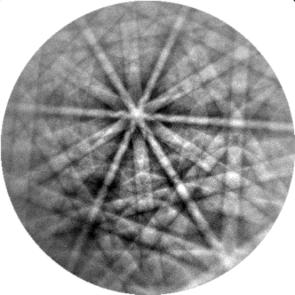
#> input picture patterns/1.png, 295 x 295 px
$ jupyter execute extract_kikuchi_lines.ipynb
#> lines starting #> are read from the running program, lines starting #| are printed output that depends on the picture; after the words box and inside, x2 and y2 are one past the last pixel; in counts of white or black regions, pixels touching at a corner belong together
# Extract Kikuchi Lines

[cell 1]
from pathlib import Path

import imageio.v2 as imageio
import matplotlib.pyplot as plt
import numpy as np
from scipy import ndimage as ndi
from skimage import draw, exposure, filters, morphology, transform

plt.rcParams["figure.figsize"] = (12, 6)

pattern_path = Path("patterns/1.png")
edge_margin = 8
background_sigma = 9.0
line_quantile = 0.80
min_object_size = 25
hough_threshold = 5
hough_line_length = 22
hough_line_gap = 6
min_segment_length = 28.0

[cell 2]
img = imageio.imread(pattern_path)
#> img is the input picture: shape (295, 295, 4); mean R, G, B, A 101.6, 101.6, 101.6, 199.3
if img.ndim == 3:
    gray = img[..., :3].mean(axis=2).astype(np.float32)
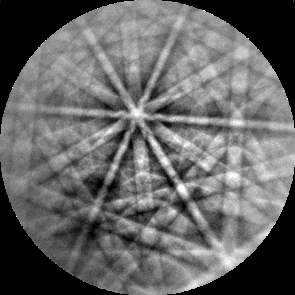
#> gray: shape (295, 295) float32; min 0, max 255, mean 101.6
    mask = img[..., 3] > 0 if img.shape[2] == 4 else np.ones(img.shape[:2], dtype=bool)
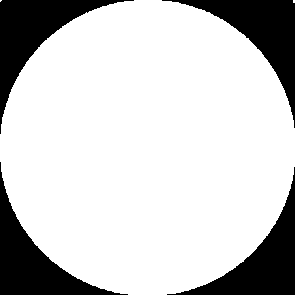
#> mask: shape (295, 295) bool; 79.3% white; 4 black regions, box (x1, y1, x2, y2) and area: (0, 0, 134, 134) 4591, (0, 162, 128, 295) 4512, (162, 0, 295, 128) 4504, (167, 167, 295, 295) 4424
else:
    gray = img.astype(np.float32)
    mask = gray > 0

mask = ndi.binary_erosion(mask, iterations=edge_margin)
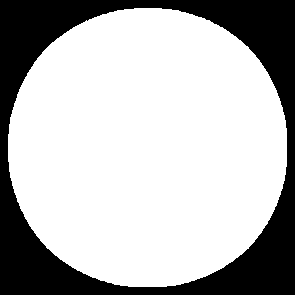
#> mask: shape (295, 295) bool; 71.7% white; 1 black region, box (x1, y1, x2, y2) and area: (0, 0, 295, 295) 24643
gray = exposure.rescale_intensity(gray, in_range="image", out_range=(0.0, 1.0))
background = filters.gaussian(gray, sigma=background_sigma)
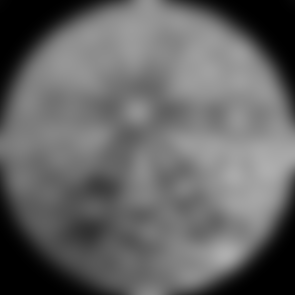
#> background: shape (295, 295) float32; min 0, max 0.684, mean 0.394
corrected = gray - background
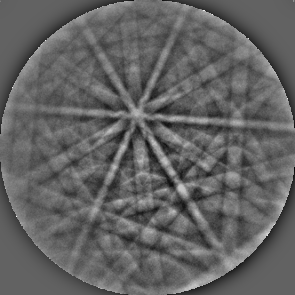
#> corrected: shape (295, 295) float32; min -0.504, max 0.804, mean 0.0041; drawn with min black and max white
corrected = exposure.rescale_intensity(corrected, in_range="image", out_range=(0.0, 1.0))
line_response = filters.meijering(corrected, sigmas=range(1, 6), black_ridges=False)
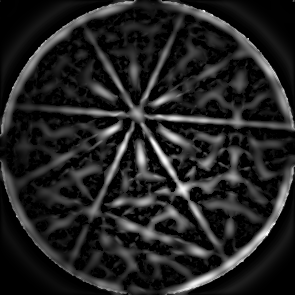
#> line_response: shape (295, 295) float32; min 0, max 1, mean 0.136
line_response = exposure.rescale_intensity(line_response, in_range="image", out_range=(0.0, 1.0))

threshold = np.quantile(line_response[mask], line_quantile)
#> threshold = 0.244
binary = (line_response > threshold) & mask
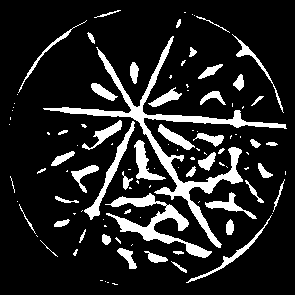
#> binary: shape (295, 295) bool; 14.3% white; 106 white regions (58 under 20 px), largest, box (x1, y1, x2, y2) and area: (43, 36, 287, 248) 4067, (105, 193, 212, 258) 1672, (84, 121, 135, 220) 673
binary = morphology.remove_small_objects(binary, min_size=min_object_size)
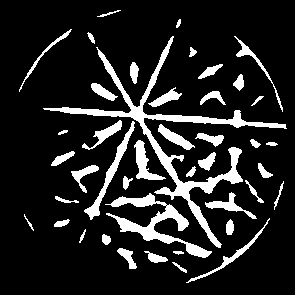
#> binary: shape (295, 295) bool; 13.8% white; 43 white regions, largest, box (x1, y1, x2, y2) and area: (43, 36, 287, 248) 4067, (105, 193, 212, 258) 1672, (84, 121, 135, 220) 673
binary = morphology.binary_closing(binary, morphology.disk(1))
#> binary: shape (295, 295) bool; 13.9% white; 42 white regions, largest, box (x1, y1, x2, y2) and area: (43, 36, 287, 248) 4753, (105, 193, 212, 258) 1681, (134, 140, 166, 180) 467

raw_lines = transform.probabilistic_hough_line(
    binary,
    threshold=hough_threshold,
    line_length=hough_line_length,
    line_gap=hough_line_gap,
)
#> raw_lines = 257 items

line_only = np.zeros_like(gray, dtype=np.uint8)
lines = []
for (x0, y0), (x1, y1) in raw_lines:
    length = float(np.hypot(x1 - x0, y1 - y0))
    if length < min_segment_length:
        continue
    rr, cc = draw.line(y0, x0, y1, x1)
    line_only[rr, cc] = 255
    lines.append(((x0, y0), (x1, y1)))
#> this loop made 257 passes
#> (x0, y0, x1, y1, length) on passes 1 to 3: (143, 121, 88, 36, 101.2), (184, 227, 171, 205, 25.55), (214, 244, 199, 207, 39.92)
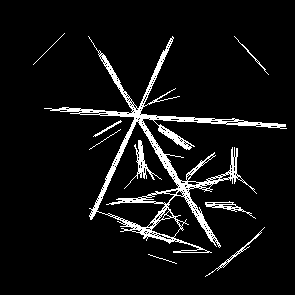
#> line_only: shape (295, 295); 6.8% white; 9 white regions, largest, box (x1, y1, x2, y2) and area: (44, 36, 287, 253) 5106, (124, 140, 162, 189) 291, (205, 201, 256, 219) 187
#> after the loop, lines = 163 items

print(f"Pattern: {pattern_path}")
print(f"Kept line segments: {len(lines)}")
#| Kept line segments: 163
print(f"Threshold: {threshold:.4f}")
#| Threshold: 0.2441

[cell 3]
fig, axes = plt.subplots(1, 2, figsize=(12, 6))

axes[0].imshow(gray, cmap="gray")
axes[0].imshow(line_only, cmap="autumn", alpha=0.95)
axes[0].set_title("Overlay")
axes[0].axis("off")

axes[1].imshow(line_only, cmap="gray")
axes[1].set_title("Line Only")
axes[1].axis("off")

plt.tight_layout()
plt.show()

$ run again, with patterns/2.png copied over patterns/1.png
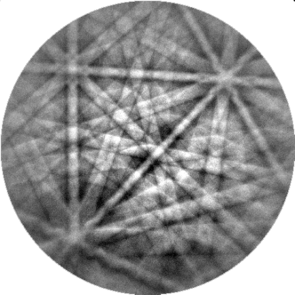
#> input picture patterns/2.png, 295 x 295 px
#> img is the input picture: shape (295, 295, 4); mean R, G, B, A 99.2, 99.2, 99.2, 199.2
#> threshold = 0.283
#> `binary = morphology.remove_small_objects(binary, min_size=min_object_s..`:
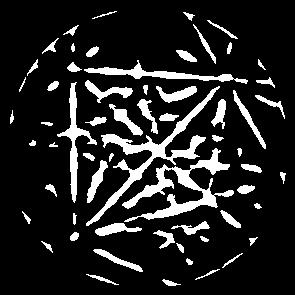
#> binary: shape (295, 295) bool; 13.9% white; 61 white regions, largest, box (x1, y1, x2, y2) and area: (86, 86, 220, 226) 2169, (122, 148, 234, 222) 2137, (84, 60, 248, 84) 935
#> raw_lines = 277 items
#> the loop `for (x0, y0), (x1, y1) in raw_lines:` made 277 passes
#> (x0, y0, x1, y1, length) on passes 1 to 3: (156, 174, 175, 150, 30.61), (215, 198, 178, 179, 41.59), (215, 201, 111, 104, 142.2)
#> after the loop `for (x0, y0), (x1, y1) in raw_lines:`:
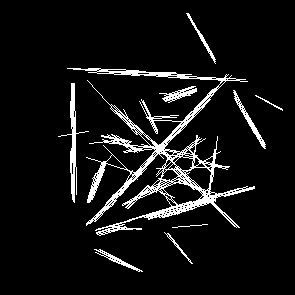
#> line_only: shape (295, 295); 7.5% white in thin lines or dots, all inside (x1, y1, x2, y2) = (58, 13, 283, 272)
#> after the loop `for (x0, y0), (x1, y1) in raw_lines:`: lines = 193 items
#| Kept line segments: 193
#| Threshold: 0.2832

$ run again, with patterns/3.png copied over patterns/1.png
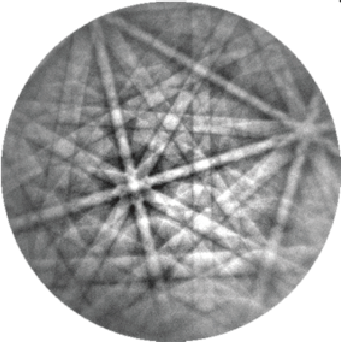
#> input picture patterns/3.png, 341 x 343 px
#> img is the input picture: shape (343, 341, 4); mean R, G, B, A 97.5, 97.9, 98, 178
#> `mask = img[..., 3] > 0 if img.shape[2] == 4 else np.ones(img.shape[:2]..`:
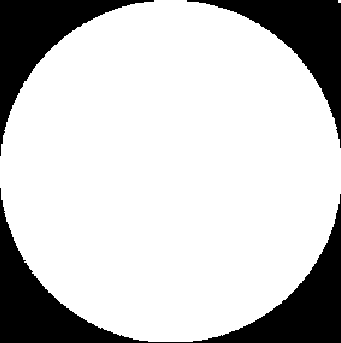
#> mask: shape (343, 341) bool; 78.9% white; 3 black regions, box (x1, y1, x2, y2) and area: (0, 188, 341, 343) 12370, (0, 0, 154, 156) 6254, (187, 0, 341, 148) 6107
#> threshold = 0.209
#> raw_lines = 411 items
#> the loop `for (x0, y0), (x1, y1) in raw_lines:` made 411 passes
#> (x0, y0, x1, y1, length) on passes 1 to 3: (162, 118, 188, 94, 35.38), (238, 235, 194, 227, 44.72), (34, 219, 294, 135, 273.2)
#> after the loop `for (x0, y0), (x1, y1) in raw_lines:`:
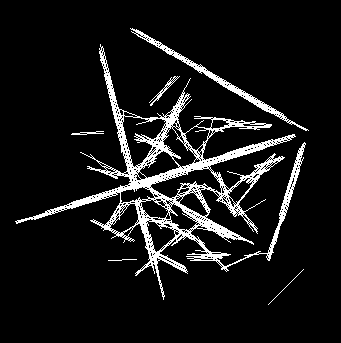
#> line_only: shape (343, 341); 8.9% white; 6 white regions, box (x1, y1, x2, y2) and area: (15, 44, 306, 300) 9154, (130, 28, 309, 131) 986, (149, 76, 180, 106) 117, (71, 131, 104, 135) 65, (268, 269, 304, 305) 36, (108, 259, 137, 261) 29
#> after the loop `for (x0, y0), (x1, y1) in raw_lines:`: lines = 313 items
#| Kept line segments: 313
#| Threshold: 0.2090
